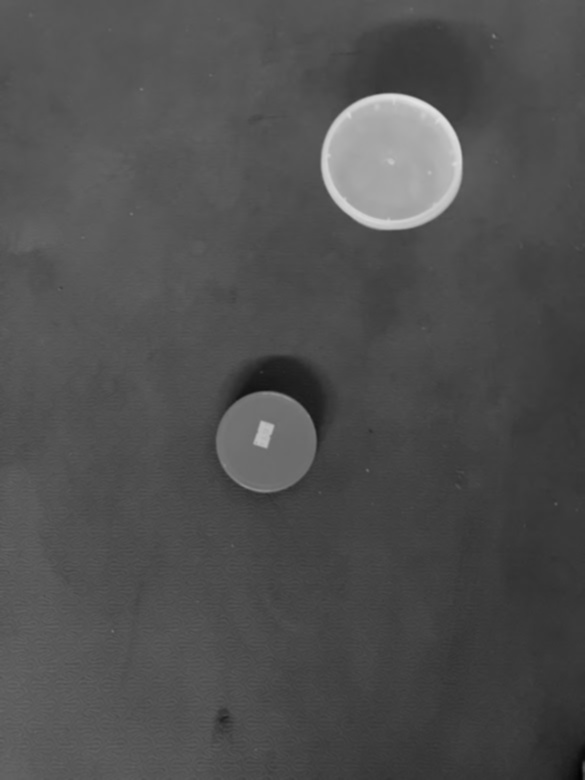
#> input picture blur.jpg, 585 x 780 px
$ python detectPlastic.py
#> lines starting #> are read from the running program, lines starting #| are printed output that depends on the picture; after the words box and inside, x2 and y2 are one past the last pixel; in counts of white or black regions, pixels touching at a corner belong together
import cv2
import numpy as np

image = cv2.imread('blur.jpg')
#> image is the input picture: shape (780, 585, 3); min 2, max 228, mean 79.3
original = image.copy()

gray = cv2.cvtColor(image, cv2.COLOR_BGR2GRAY)
blur = cv2.GaussianBlur(gray, (5,5), 1)
thresh = cv2.adaptiveThreshold(blur,255,cv2.ADAPTIVE_THRESH_GAUSSIAN_C,cv2.THRESH_BINARY_INV,11,2)
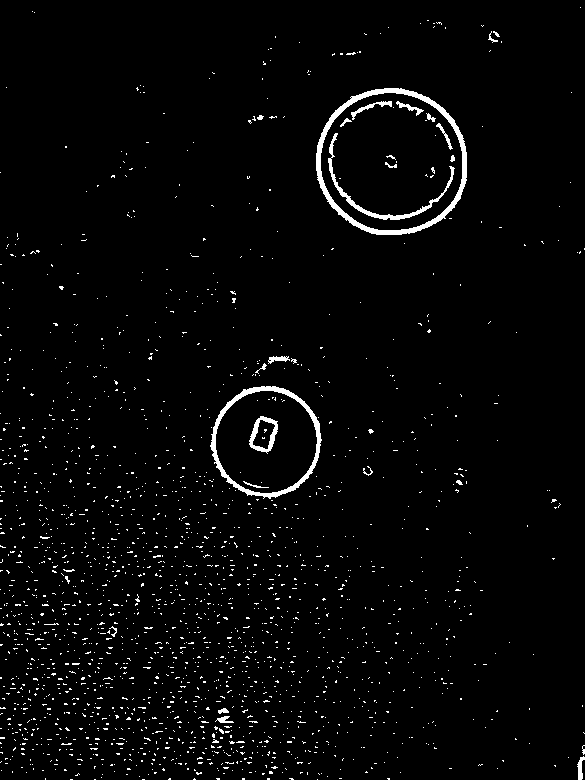
#> thresh: shape (780, 585); 2.6% white; 1909 white regions (1886 under 20 px)

ROI_number = 0
cnts = cv2.findContours(thresh, cv2.RETR_EXTERNAL, cv2.CHAIN_APPROX_SIMPLE)
#> cnts = 1880 contours, 1874 with area under 20; largest, box (x1, y1, x2, y2) and area: (316, 88, 467, 235) 17469, (210, 386, 322, 499) 9426, (577, 756, 585, 780) 76, (268, 356, 290, 364) 71, (215, 716, 234, 723) 46, (218, 708, 229, 714) 30
cnts = cnts[0] if len(cnts) == 2 else cnts[1]
for c in cnts:
    x,y,w,h = cv2.boundingRect(c)
    if w > 40 and h > 40:
        cv2.rectangle(image, (x, y), (x + w, y + h), (0,0,255), 2)
#> this loop made 1880 passes
#> (c, x, y, w, h) on passes 2 to 4: ([[142, 779], [144, 779]], 142, 779, 3, 1), ([[94, 779], [95, 779]], 94, 779, 2, 1), ([[70, 779], [72, 779]], 70, 779, 3, 1)
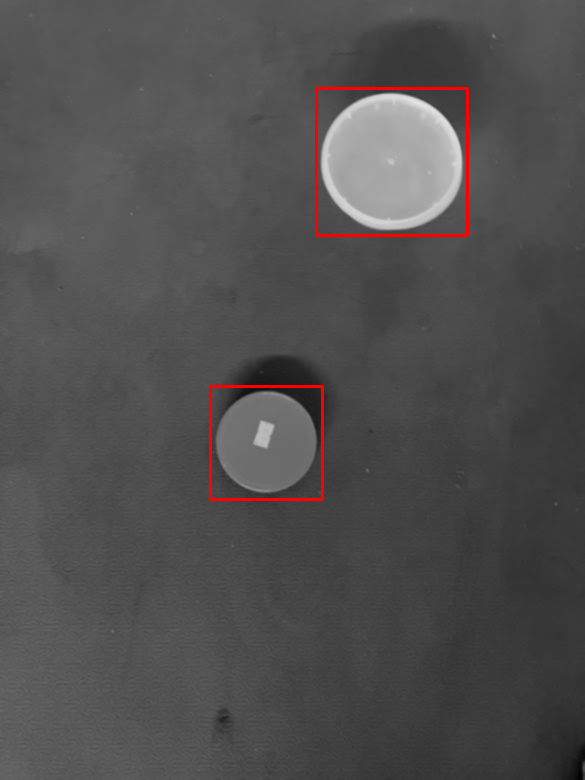
#> image: shape (780, 585, 3); 0.69% of pixels changed, all inside (x1, y1, x2, y2) = (209, 87, 469, 501)

cv2.imshow('image', image)
cv2.imshow('blur', blur)
cv2.imshow('Thresh',thresh)
cv2.waitKey()
